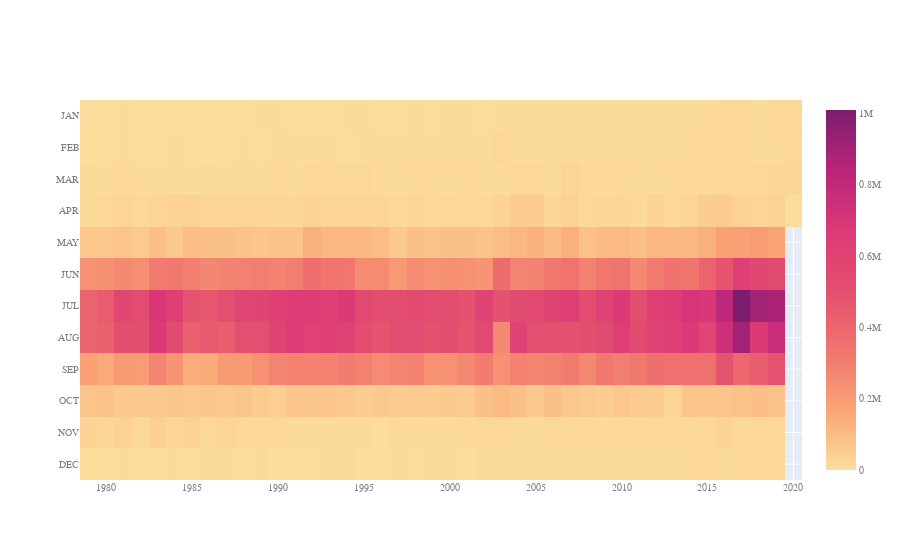

Write notebook code for a chart like this one.
### Code cell
years = df['Year'].tolist()
months = ['JAN','FEB','MAR','APR','MAY','JUN','JUL','AUG','SEP','OCT','NOV','DEC']

yr = []
for y in years:
    yr.append(str(y))
zs = []
for m in months:
    temp_list = []
    temp_list.append(df[m].tolist())
    num_list = []
    for t in temp_list:
        for i in t:
            try:
                num_list.append(int(str(i).replace(",", "")))
            except:
                num_list.append(None)
    zs.append(num_list)

fig = go.Figure(data=go.Heatmap(
        z=[zs[11],zs[10],zs[9],zs[8],zs[7],zs[6],zs[5],zs[4],zs[3],zs[2],zs[1],zs[0]],
        y=['DEC','NOV','OCT','SEP','AUG','JUL','JUN','MAY','APR','MAR','FEB','JAN'],
        x=yr,
        colorscale='sunsetdark'))

fig.update_layout(
    
    font=dict(family='Courier New, monospace', size=10, color='#7f7f7f')
)

fig.show()

### Figure 1 — Plotly figure (JSON) as saved in the notebook; plotly's stock layout.template omitted (floating-point values rounded to 4 significant figures; data arrays with more than 128 entries replaced by an {"elided": "..."} marker saying what was removed)
{"data": [{"colorscale": [[0, "rgb(252, 222, 156)"], [0.1667, "rgb(250, 164, 118)"], [0.3333, "rgb(240, 116, 110)"], [0.5, "rgb(227, 79, 111)"], [0.6667, "rgb(220, 57, 119)"], [0.8333, "rgb(185, 37, 122)"], [1, "rgb(124, 29, 111)"]], "type": "heatmap", "x": ["2020", "2019", "2018", "2017", "2016", "2015", "2014", "2013", "2012", "2011", "2010", "2009", "2008", "2007", "2006", "2005", "2004", "2003", "2002", "2001", "2000", "1999", "1998", "1997", "1996", "1995", "1994", "1993", "1992", "1991", "1990", "1989", "1988", "1987", "1986", "1985", "1984", "1983", "1982", "1981", "1980", "1979"], "y": ["DEC", "NOV", "OCT", "SEP", "AUG", "JUL", "JUN", "MAY", "APR", "MAR", "FEB", "JAN"], "z": {"elided": "12x42 int values"}}], "layout": {"font": {"color": "#7f7f7f", "family": "Courier New, monospace", "size": 10}}}
